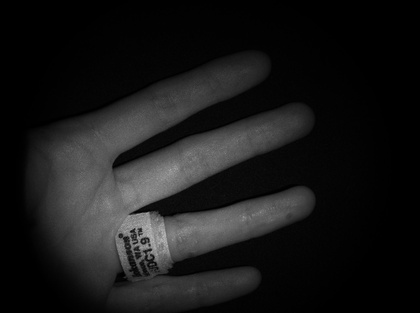
%> input picture fasterComputation/laser_dark_per_efter.jpg, 420 x 313 px, shrunk from 2080 x 1552 before the run
$ octave calculateContrast.m   (GNU Octave 9; MATLAB toolbox functions it lacks are replaced by stand-ins)
%> lines starting %> are read from the running program, lines starting %| are printed output that depends on the picture
clear
% mex calculateContrastC.c
% -----  Ambient light correction
% ambient_light = imread('nolaser_white_anna.jpg');
% rawimage = imread('laser_white_anna.jpg');

%
laserWhite = mat2gray(single(imread('laser_dark_per_efter.jpg')));
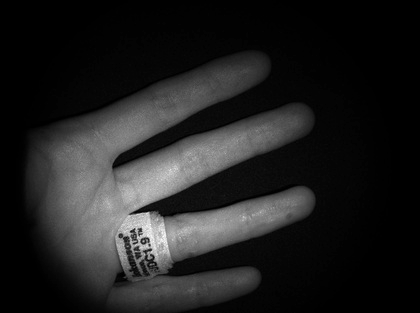
%> laserWhite: size 313x420 double; min 0, max 1, mean 0.129
kernelSize = 5;
rowCounter = floor(size(laserWhite,1)/kernelSize);
%> rowCounter = 62
colCounter = floor(size(laserWhite,2)/kernelSize);
%> colCounter = 84
contrastImage = ones(rowCounter,colCounter);
meanImage = ones(rowCounter,colCounter);

% [10 lines of commented-out code are left out]

%%
for row = 1:kernelSize:(rowCounter-1)*kernelSize+1
    for col = 1:kernelSize:(colCounter-1)*kernelSize+1
        %Calculate mean intensity at current location
        test = laserWhite(row:row+kernelSize-1,col:col+kernelSize-1);
         currentLocationMean = sum(test(:))/kernelSize^2;

%         currentLocationMean = arrayProduct2(1,row:row+kernelSize-1,col:col+kernelSize-1);
%        meanImage((row+kernelSize-1)/kernelSize,(col+kernelSize-1)/kernelSize) = currentLocationMean;
       if currentLocationMean < 0.0357 %Threshold for the areas outside the hand to speed up the calculation

       else
           currentLocationSquared = laserWhite(row:row+kernelSize-1,col:col+kernelSize-1).^2;
           %Calculate variance at current location
           varianceLocation = sum(sum(currentLocationSquared))/kernelSize^2 - currentLocationMean^2;
           contrastLocation = sqrt(varianceLocation)/currentLocationMean; %Contrast at current location
           %Save the contrast values in the new contrast image
           contrastImage((row+kernelSize-1)/kernelSize,(col+kernelSize-1)/kernelSize) = (contrastLocation-0.0356)/(0.3969-0.0356);
       end
    end
end
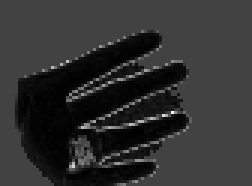
%> contrastImage: size 62x84 double (shown 3 times larger); min -0.0445, max 3.96, mean 0.73; drawn with min black and max white
%> after the loop, contrastLocation = 0.723; currentLocationSquared = [0.00818 0.00818 0.00818 0.00724 0.00637; 0.00229 0.00229 0.00229 0.00181 0.00102; 0.000453 0.000453 0.000453 0.000113 0.000113; 0.000453 0.000453 0.000453 0.000255 0.000255; 0.000453 0.000453 0.000453 0.000453 0.000255]; varianceLocation = 0.000732


%%
% [4 lines of commented-out code are left out]
%%
%contrastImage = mat2gray(contrastImage);
%  figure(2)
%  imshow(-1*contrastImage, 'Colormap', jet(255));
